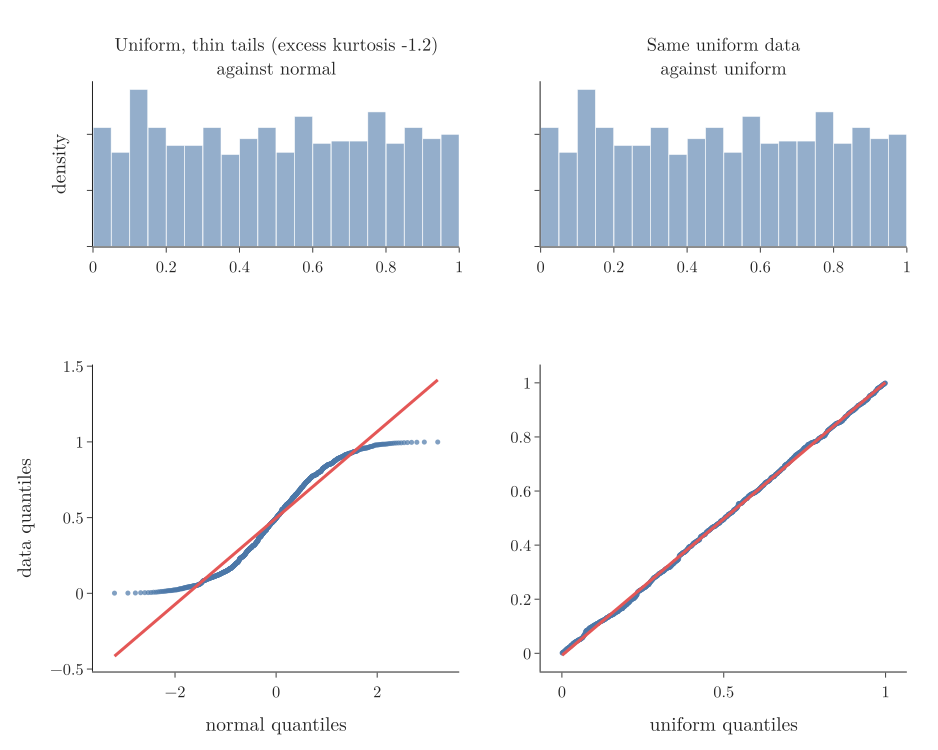

Write Python code to recreate this figure.
"""Q-Q plots and kurtosis. Top: histograms; bottom: Q-Q plots.
Uniform data (thin tails) against the normal; the same uniform data against the uniform distribution.
(The fat-tail case is Figure 2 of Note ML-029.)"""
from pathlib import Path
import numpy as np
from plotly.subplots import make_subplots
from scipy import stats

here = Path(__file__).parent
BLUE, RED = "#4C78A8", "#E45756"
rng = np.random.default_rng(42)
uni = rng.uniform(0, 1, 1000)
cases = [  # (title, data, distribution compared with, x label)
    (f"Uniform, thin tails (excess kurtosis {stats.kurtosis(uni):.1f})<br>against normal", uni, "norm",
     "normal quantiles"),
    ("Same uniform data<br>against uniform", uni, "uniform", "uniform quantiles"),
]
fig = make_subplots(rows=2, cols=2, subplot_titles=[c[0] for c in cases], vertical_spacing=0.2,
                    horizontal_spacing=0.1, row_heights=[0.35, 0.65])
for col, (_, data, dist, xlab) in enumerate(cases, start=1):
    fig.add_histogram(x=data, nbinsx=30, histnorm="probability density", marker=dict(color=BLUE, opacity=0.6,
                      line=dict(color="white", width=0.5)), row=1, col=col)
    (osm, osr), (slope, icpt, _) = stats.probplot(data, dist=dist)
    fig.add_scatter(x=osm, y=osr, mode="markers", marker=dict(color=BLUE, size=5, opacity=0.7), row=2, col=col)
    ends = np.array([osm.min(), osm.max()])
    fig.add_scatter(x=ends, y=icpt + slope * ends, mode="lines", line=dict(color=RED, width=3), row=2, col=col)
    fig.update_xaxes(title_text=xlab, row=2, col=col)
    fig.update_yaxes(showticklabels=False, row=1, col=col)
fig.update_yaxes(title_text="density", row=1, col=1)
fig.update_yaxes(title_text="data quantiles", row=2, col=1)
fig.update_annotations(font_size=18)
fig.update_layout(template="simple_white", width=900, height=720, showlegend=False, bargap=0.02,
                  font=dict(family="Latin Modern Roman", size=16), margin=dict(l=60, r=20, t=70, b=50))
fig.write_image(here / "qq_tails.png", scale=2)
fig.write_image(here / "qq_tails.pdf")
